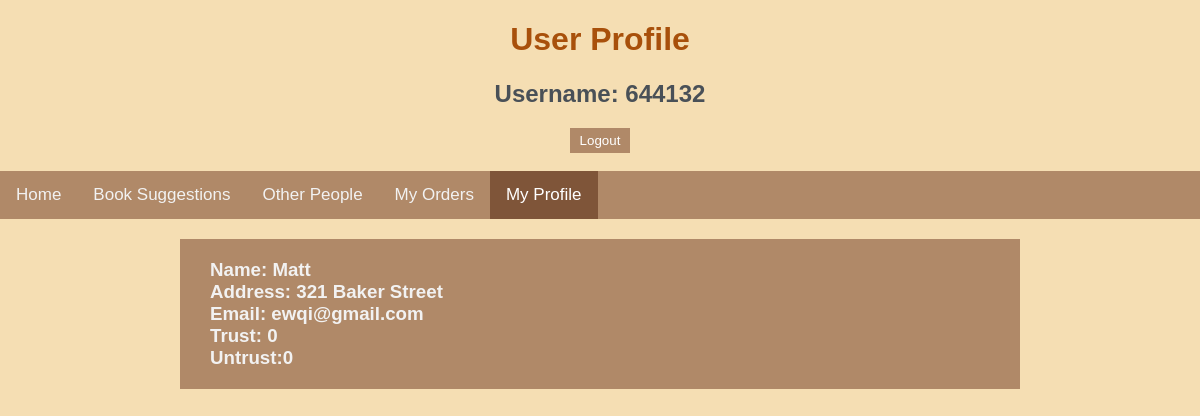
/profile/644132, run on an earlier commit of the app's database.
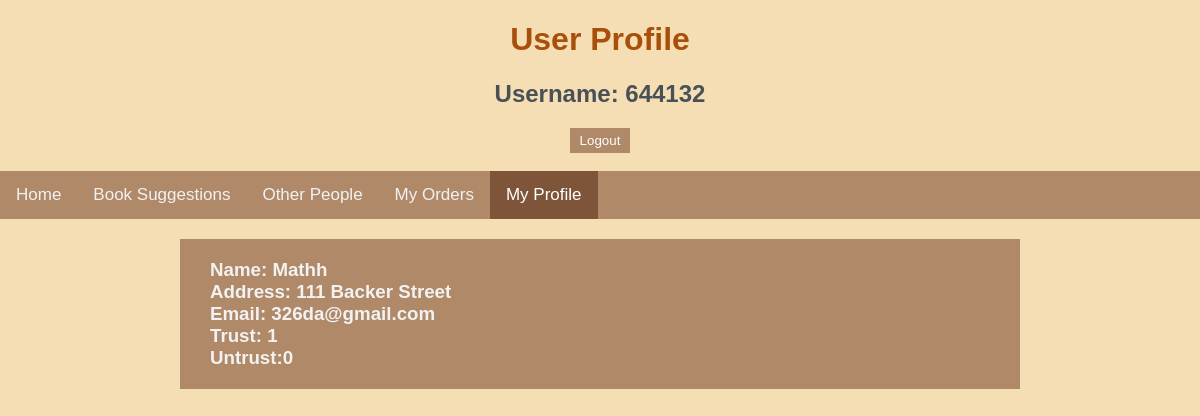
And on a later commit of the database.
### app.py (models this page shows, shortened)
class User(db.Model):
    username = db.Column(db.String(20),nullable=False, primary_key=True)
    password = db.Column(db.String(20),nullable=False)
    name = db.Column(db.String(20))
    address = db.Column(db.String(100))
    email = db.Column(db.String(40))
    trust = db.Column(db.Integer,default=0)
    untrust = db.Column(db.Integer,default=0)

### app.py (the view)
@app.route('/profile/<id>')
def profile(id):
    profile=User.query.get_or_404(id)
    return render_template('profile.html',user=profile)

### templates/profile.html (shortened to what this page needs)
{% extends "base.html" %}
{% block body %}
<h1 id=top>User Profile</h1>
<h2 id=top>Username: {{user.username}}</h2>
<div class="toIndex"><form action='/' >
    <input class="button" type="submit" value="Logout"></form></div><br>
<div class="topnav">
    <a href="/main/{{user.username}}">Home</a>
    <a href="/">Book Suggestions</a>
    <a href="/alluser/{{user.username}}">Other People</a>
    <a href="/orderInfo/{{user.username}}">My Orders</a>
    <a class="active"  href="/profile/{{user.username}}">My Profile</a>
</div>
<div class="allBook">
        <div class="eachbook">
            <h3 id='eachb'>
                Name: {{user.name}}<br>
                Address: {{user.address}}<br>
                Email: {{user.email}}<br>
                Trust: {{user.trust}}<br>
                Untrust:{{user.untrust}}<br>
            </h3>
        </div>
</div>
{% endblock %}

What changed in the data, as far as the page shows it:
changed User id 644132: name "Matt" → "Mathh"; address "321 Baker Street" → "111 Backer Street"; email "ewqi@gmail.com" → "326da@gmail.com"; trust "0" → "1"
